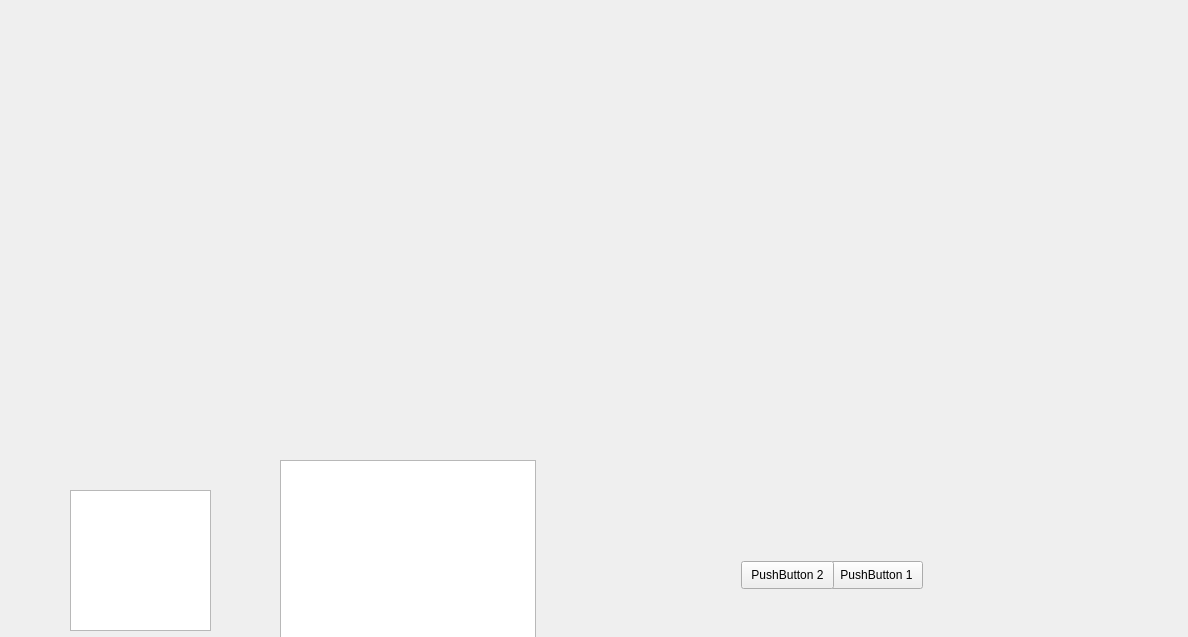
<?xml version="1.0" encoding="UTF-8"?>
<ui version="4.0">
 <class>MainWindow</class>
 <widget class="QMainWindow" name="MainWindow">
  <property name="geometry">
   <rect>
    <x>0</x>
    <y>0</y>
    <width>1188</width>
    <height>637</height>
   </rect>
  </property>
  <property name="windowTitle">
   <string>MainWindow</string>
  </property>
  <widget class="QWidget" name="centralWidget">
   <widget class="QGraphicsView" name="graphicsView_2">
    <property name="geometry">
     <rect>
      <x>70</x>
      <y>490</y>
      <width>141</width>
      <height>141</height>
     </rect>
    </property>
   </widget>
   <widget class="QPushButton" name="pushButton">
    <property name="geometry">
     <rect>
      <x>830</x>
      <y>561</y>
      <width>93</width>
      <height>28</height>
     </rect>
    </property>
    <property name="text">
     <string>PushButton 1</string>
    </property>
   </widget>
   <widget class="QPushButton" name="pushButton_2">
    <property name="geometry">
     <rect>
      <x>741</x>
      <y>561</y>
      <width>93</width>
      <height>28</height>
     </rect>
    </property>
    <property name="text">
     <string>PushButton 2</string>
    </property>
   </widget>
   <widget class="QGraphicsView" name="graphicsView">
    <property name="geometry">
     <rect>
      <x>280</x>
      <y>460</y>
      <width>256</width>
      <height>192</height>
     </rect>
    </property>
   </widget>
  </widget>
 </widget>
 <layoutdefault spacing="6" margin="11"/>
 <resources/>
 <connections/>
</ui>
